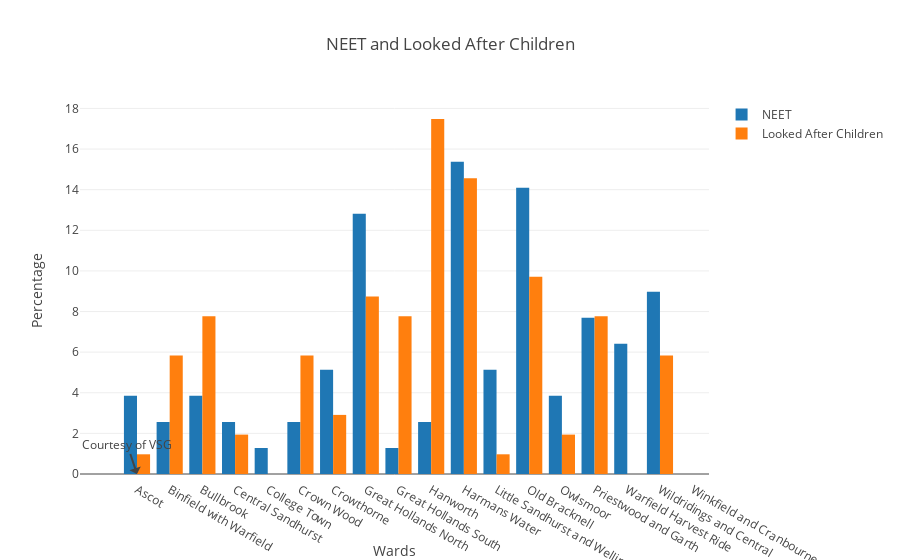

The notebook cell saved with this chart:
### Code cell
# Grouped Bar charts
neet = go.Bar(
        x= df['Ward'],
        y=df['NEET'],
        name='NEET'
        )
lac = go.Bar(
        x=df['Ward'],
        y=df['LookedAfterChildren'],
        name='Looked After Children'
        )
data = [neet,lac]
layout = go.Layout(title='NEET and Looked After Children',xaxis=dict(title='Wards'), yaxis=dict(title='Percentage'),annotations=[dict(text='Courtesy of VSG',x=0,y=0,align='left')],barmode='group')
fig = go.Figure(data=data, layout=layout)
#plotly.offline.plot(fig,filename='NEET&LookedAfterChildren_Bar.html') # Use this for creating a html file
plotly.offline.iplot(fig)

### Figure 1 — Plotly figure (JSON) as saved in the notebook; plotly's stock layout.template omitted (floating-point values rounded to 4 significant figures)
{"data": [{"name": "NEET", "type": "bar", "x": ["Ascot", "Binfield with Warfield", "Bullbrook", "Central Sandhurst", "College Town", "Crown Wood", "Crowthorne", "Great Hollands North", "Great Hollands South", "Hanworth", "Harmans Water", "Little Sandhurst and Wellington", "Old Bracknell", "Owlsmoor", "Priestwood and Garth", "Warfield Harvest Ride", "Wildridings and Central", "Winkfield and Cranbourne"], "y": [3.85, 2.56, 3.85, 2.56, 1.28, 2.56, 5.13, 12.82, 1.28, 2.56, 15.38, 5.13, 14.1, 3.85, 7.69, 6.41, 8.97, 0]}, {"name": "Looked After Children", "type": "bar", "x": ["Ascot", "Binfield with Warfield", "Bullbrook", "Central Sandhurst", "College Town", "Crown Wood", "Crowthorne", "Great Hollands North", "Great Hollands South", "Hanworth", "Harmans Water", "Little Sandhurst and Wellington", "Old Bracknell", "Owlsmoor", "Priestwood and Garth", "Warfield Harvest Ride", "Wildridings and Central", "Winkfield and Cranbourne"], "y": [0.97, 5.83, 7.77, 1.94, 0, 5.83, 2.91, 8.74, 7.77, 17.48, 14.56, 0.97, 9.71, 1.94, 7.77, 0, 5.83, 0]}], "layout": {"annotations": [{"align": "left", "text": "Courtesy of VSG", "x": 0, "y": 0}], "barmode": "group", "title": "NEET and Looked After Children", "xaxis": {"title": "Wards"}, "yaxis": {"title": "Percentage"}}}
